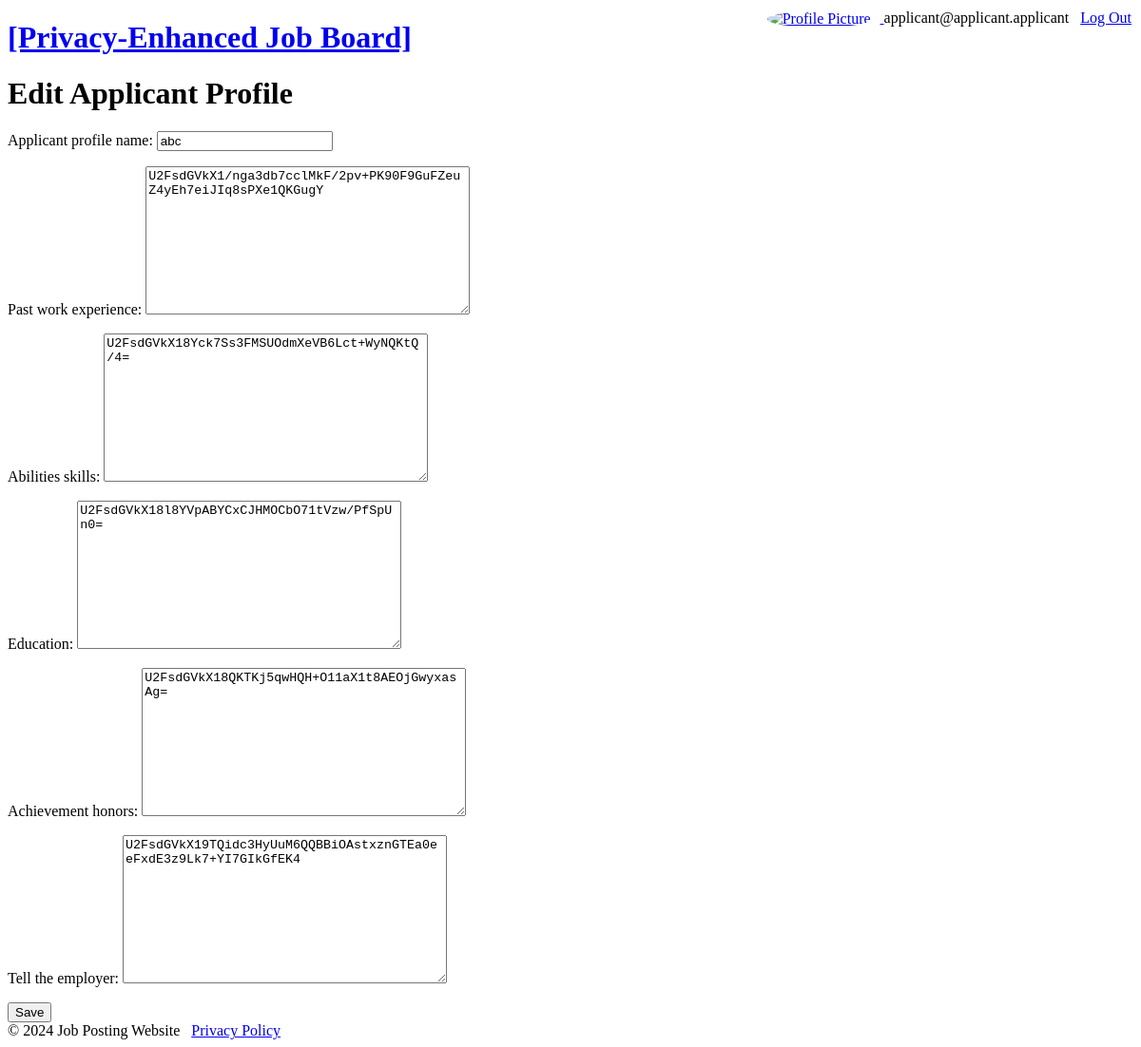
Page /profiles/1/edit/ (signed in) on the committed database.
### profiles/models.py (models this page shows, shortened)
class ApplicantProfile(models.Model):
    user = models.ForeignKey(User, related_name='profile', on_delete=models.CASCADE)
    applicant_profile_name = models.CharField(max_length=255)
    past_work_experience = models.TextField()
    abilities_skills = models.TextField()
    education = models.TextField()
    achievement_honors = models.TextField()
    tell_the_employer = models.TextField()
    is_copy = models.BooleanField(default=False)

### profiles/views.py (the view)
# urls.py: path('<int:profile_id>/edit/', edit_applicant_profile, name='edit_profile'),
@login_required
def edit_applicant_profile(request, profile_id):
    profile = ApplicantProfile.objects.get(pk=profile_id, user=request.user)
    form = ApplicantForm(request.POST or None, request.FILES or None, instance=profile)
    if form.is_valid():
        profile = form.save(commit=False)
        profile.save()
        return redirect('profiles:profiles_main')
    context ={}
    context['form']= form
    return render(request, 'edit_applicant_profile.html', context)

### profiles/forms.py
class ApplicantForm(forms.ModelForm):
    encrypted_fields = ["past_work_experience", "abilities_skills", "education", "achievement_honors", "tell_the_employer"]
    class Meta:
        model = ApplicantProfile
        fields = ["applicant_profile_name", "past_work_experience", "abilities_skills", "education", "achievement_honors", "tell_the_employer"]

### profiles/templates/edit_applicant_profile.html (shortened to what this page needs)
{% extends 'base_generic.html' %}
{% block content %}
    <h1>Edit Applicant Profile</h1>
    <form id="profileForm" method="post">
        {{ form.as_p }}
        <button type="button" onclick="encryptAndSubmit()">Save</button>
    </form>
{% endblock %}

### templates/base_generic.html (shortened to what this page needs)
<!DOCTYPE html>
<html>
<head>
</head>
<body>
    <header>
        <a href="{% url 'search:search-home' %}">
            <h1>[Privacy-Enhanced Job Board]</h1>
        </a>
        {% if user.is_authenticated %}
            <div class="auth-links">
                {% if user.baseuser.employeruser %}
                <a href="{% url 'employer:employer_main' %}">
                    <img src="https://static.vecteezy.com/system/resources/thumbnails/009/292/244/small/default-avatar-icon-of-social-media-user-vector.jpg" alt="Profile Picture" class="profile-pic">
                </a>
                {% else %}
                <a href="{% url 'profiles:profiles_main' %}">
                    <img src="https://static.vecteezy.com/system/resources/thumbnails/009/292/244/small/default-avatar-icon-of-social-media-user-vector.jpg" alt="Profile Picture" class="profile-pic">
                </a>
                {% endif %}
                <span>{{user.username}}</span> &nbsp;
                <a href="{% url 'user_management:log-out' %}">Log Out</a>
            </div>
        {% endif %}
    </header>
    <main>
        {% block content %}{% endblock %}
    </main>
    <footer>
        <span>© 2024 Job Posting Website</span> &nbsp;
        <a href="{% url 'privacy:privacy_policy' %}">Privacy Policy</a>
    </footer>
</body>
</html>

### templates/base_generic.html (style rules this page uses)
.auth-links { position: absolute; top: 0; right: 0; padding: 10px; }
.profile-pic { width: 40px; height: 40px; border-radius: 50%; object-fit: cover; margin-right: 10px; vertical-align: middle; }

### rows in the picture
ApplicantProfile: applicant_profile_name "abc", past_work_experience "U2FsdGVkX1/nga3db7cclMkF/2pv+PK90F9GuFZeuZ4yEh7eiJIq8sPXe1QKGugY", abilities_skills "U2FsdGVkX18Yck7Ss3FMSUOdmXeVB6Lct+WyNQKtQ/4=", education "U2FsdGVkX18l8YVpABYCxCJHMOCbO71tVzw/PfSpUn0=", achievement_honors "U2FsdGVkX18QKTKj5qwHQH+O11aX1t8AEOjGwyxasAg=", tell_the_employer "U2FsdGVkX19TQidc3HyUuM6QQBBiOAstxznGTEa0eeFxdE3z9Lk7+YI7GIkGfEK4"

### other values in the picture
{{ user.username }} "applicant@applicant.applicant"
